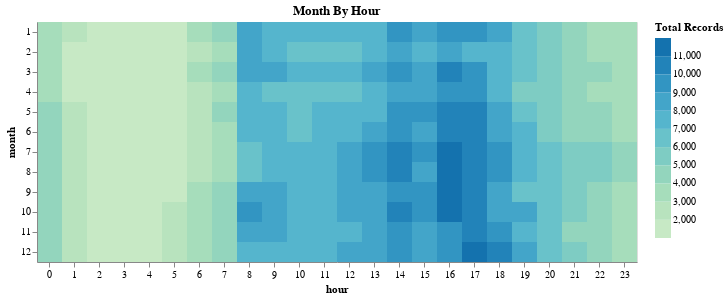

Notebook source saved alongside this figure:
### Markdown cell above
### Month/Hour Heatmap

### Code cell
source = data_df.groupby(['month', 'hour']).size().to_frame('counts').reset_index()

max = source['counts'].max()
min = source['counts'].min()

alt.Chart(source).mark_rect().encode(
    alt.X('hour:O', axis=alt.Axis(labelAngle=-0)),
    alt.Y('month:O'),
    alt.Color('counts', bin=alt.Bin(extent=[min, max], step=1000), 
        scale=alt.Scale(scheme='greenblue'),
        legend=alt.Legend(title='Total Records')
    )
).properties(
    width=600,
    title='Month By Hour '
)

### Figure 1 — Vega-Lite specification as saved in the notebook (floating-point values rounded to 4 significant figures; data arrays with more than 128 entries replaced by an {"elided": "..."} marker saying what was removed)
{"config": {"view": {"continuousWidth": 400, "continuousHeight": 300}}, "data": {"name": "data-2d38677424afd8397cfad652f9facf3b"}, "mark": "rect", "encoding": {"color": {"type": "quantitative", "bin": {"extent": [1195, 11312], "step": 1000}, "field": "counts", "legend": {"title": "Total Records"}, "scale": {"scheme": "greenblue"}}, "x": {"type": "ordinal", "axis": {"labelAngle": 0}, "field": "hour"}, "y": {"type": "ordinal", "field": "month"}}, "title": "Month By Hour ", "width": 600, "$schema": "https://vega.github.io/schema/vega-lite/v4.8.1.json", "datasets": {"data-2d38677424afd8397cfad652f9facf3b": {"elided": "288 records"}}}
